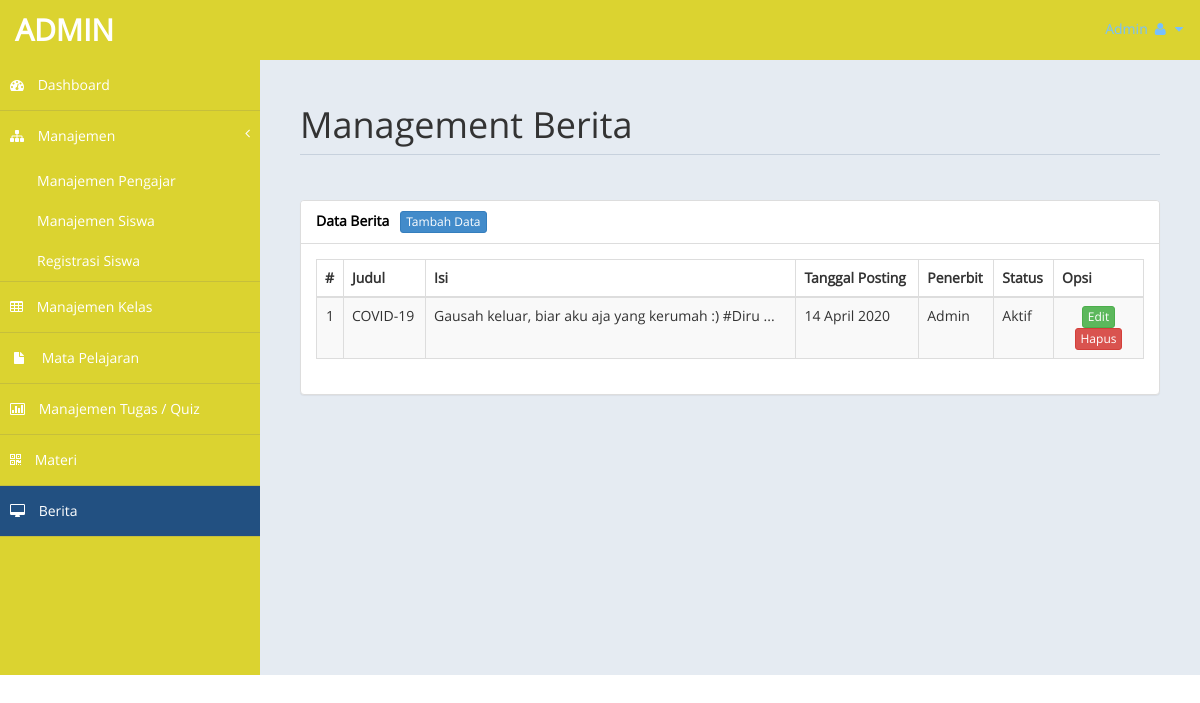
The app's page /admin/index.php?page=berita (signed in) with its own data.
### tables this page shows
CREATE TABLE `tb_berita` (
  `id_berita` int(11) NOT NULL,
  `judul` text NOT NULL,
  `isi` longtext NOT NULL,
  `tgl_posting` date NOT NULL,
  `penerbit` varchar(10) NOT NULL,
  `status` enum('aktif','tidak aktif') NOT NULL
);

### admin/inc/berita.php (the view, shortened to what this page needs)
<div class="row">
    <div class="col-md-12">
        <h1 class="page-header">Management Berita</h1>
    </div>
</div>
<?php
if(@$_GET['action'] == '') { ?>
	<div class="row">
		<div class="col-md-12">
	        <div class="panel panel-default">
	            <div class="panel-heading">Data Berita &nbsp; <a href="?page=berita&action=tambah" class="btn btn-primary btn-xs">Tambah Data</a> &nbsp;</div>
	            <div class="panel-body">
	                <div class="table-responsive">
	                    <table class="table table-striped table-bordered table-hover" id="databerita">
	                        <thead>
	                            <tr>
	                                <th>#</th>
	                                <th>Judul</th>
	                                <th>Isi</th>
	                                <th>Tanggal Posting</th>
	                                <th>Penerbit</th>
	                                <th>Status</th>
	                                <th>Opsi</th>
	                            </tr>
	                        </thead>
	                        <tbody>
							<?php
	                        $no = 1;
	                        if(@$_SESSION['admin']) {
		                        $sql_berita = mysqli_query($db, "SELECT * FROM tb_berita") or die($db->error);
	                        } else if(@$_SESSION['pengajar']) {
	                        	$sql_berita = mysqli_query($db, "SELECT * FROM tb_berita WHERE penerbit = '$_SESSION[pengajar]'") or die($db->error);
	                        }
	                        if(mysqli_num_rows($sql_berita) > 0) {
	                        	while($data_berita = mysqli_fetch_array($sql_berita)) { ?>
									<tr>
										<td align="center"><?php echo $no++; ?></td>
										<td><?php echo $data_berita['judul']; ?></td>
										<td><?php echo substr($data_berita['isi'], 0, 50)." ..."; ?></td>
										<td><?php echo tgl_indo($data_berita['tgl_posting']); ?></td>
										<td>
											<?php
											if($data_berita['penerbit'] == 'admin') {
												echo "Admin";
											} else {
												$sql_pengajar = mysqli_query($db, "SELECT * FROM tb_pengajar WHERE id_pengajar = '$data_berita[penerbit]'") or die($db->error);
												$data_pengajar = mysqli_fetch_array($sql_pengajar);
												echo $data_pengajar['nama_lengkap'];
											} ?>
										</td>
										<td><?php echo ucfirst($data_berita['status']); ?></td>
										<td align="center" width="90px">
											<a href="?page=berita&action=edit&id=<?php echo $data_berita['id_berita']; ?>" class="btn btn-success btn-xs">Edit</a>
	                                        <a onclick="return confirm('Yakin akan menghapus data?');" href="?page=berita&action=hapus&id=<?php echo $data_berita['id_berita']; ?>" class="btn btn-danger btn-xs">Hapus</a>
                                        </td>
									</tr>
								<?php
	                        	}
	                        } else {
	                        	echo '<tr><td colspan="7" align="center">Data tidak ditemukan</td></tr>';
	                        } ?>
	                        </tbody>
	                    </table>
	                </div>
	            </div>
	        </div>
	    </div>
	</div>
<?php
} else if(@$_GET['action'] == 'tambah') { ?>
	<div class="row">
		<div class="col-md-6">
            <div class="panel panel-default">
                <div class="panel-heading">Tambah Berita &nbsp; <a href="?page=berita" class="btn btn-warning btn-xs">Kembali</a></div>
                <div class="panel-body">
                	<form method="post">
                    	<div class="form-group">
                            <label>Judul *</label>
                            <input type="text" name="judul" class="form-control" required />
                        </div>
                        <div class="form-group">
                            <label>Isi *</label>
                            <textarea name="isi" class="form-control" rows="15" required></textarea>
                        </div>
                        <div class="form-group">
                            <label>Status Terbit</label>
                            <select name="status" class="form-control">
								<option value="aktif">Aktif</option>
								<option value="tidak aktif">Tidak Aktif</option>
                            </select>
                        </div>
                        <div class="form-group">
	                        <input type="submit" name="simpan" value="Simpan" class="btn btn-success" />
	                        <button type="reset" class="btn btn-danger"><i class="fa fa-refresh"></i> Reset</button>
                        </div>
                    </form>
                    <?php
                    if(@$_POST['simpan']) {
                    	$judul = @mysqli_real_escape_string($db, $_POST['judul']);
                    	$isi = @mysqli_real_escape_string($db, $_POST['isi']);
                    	$status = @mysqli_real_escape_string($db, $_POST['status']);
                    	if(@$_SESSION[admin]) {
                            mysqli_query($db, "INSERT INTO tb_berita VALUES('', '$judul', '$isi', now(), 'admin', '$status')") or die ($db->error);
                        } else if(@$_SESSION[pengajar]) {
                        	mysqli_query($db, "INSERT INTO tb_berita VALUES('', '$judul', '$isi', now(), '$_SESSION[pengajar]', '$status')") or die ($db->error);
                        }
                        echo '<script>window.location="?page=berita";</script>';
                    } ?>
                </div>
            </div>
        </div>
    </div>
<?php
} else if(@$_GET['action'] == 'edit') { ?>
	<div class="row">
		<div class="col-md-6">
            <div class="panel panel-default">
                <div class="panel-heading">Edit Berita &nbsp; <a href="?page=berita" class="btn btn-warning btn-xs">Kembali</a></div>
                <div class="panel-body">
                <?php
                $sql_beritaID = mysqli_query($db, "SELECT * FROM tb_berita WHERE id_berita = '$_GET[id]'") or die($db->error);
                $data_beritaID = mysqli_fetch_array($sql_beritaID); ?>
                	<form method="post">
                    	<div class="form-group">
                            <label>Judul *</label>
                            <input type="text" name="judul" value="<?php echo $data_beritaID['judul']; ?>" class="form-control" required />
                        </div>
                        <div class="form-group">
                            <label>Isi *</label>
                            <textarea name="isi" class="form-control" rows="15" required><?php echo $data_beritaID['isi']; ?></textarea>
                        </div>
                        <div class="form-group">
                            <label>Status Terbit</label>
                            <select name="status" class="form-control">
								<option value="aktif">Aktif</option>
								<option value="tidak aktif" <?php if($data_beritaID['status'] == 'tidak aktif') { echo "selected"; } ?>>Tidak Aktif</option>
                            </select>
                        </div>
                        <div class="form-group">
	                        <input type="submit" name="simpan" value="Simpan" class="btn btn-success" />
	                        <button type="reset" class="btn btn-danger"><i class="fa fa-refresh"></i> Reset</button>
                        </div>
                    </form>
                    <?php
                    if(@$_POST['simpan']) {
                    	$judul = @mysqli_real_escape_string($db, $_POST['judul']);
                    	$isi = @mysqli_real_escape_string($db, $_POST['isi']);
                    	$status = @mysqli_real_escape_string($db, $_POST['status']);
                        mysqli_query($db, "UPDATE tb_berita SET judul = '$judul', isi = '$isi', status = '$status' WHERE id_berita = '$_GET[id]'") or die ($db->error);
                    	echo '<script>window.location="?page=berita";</script>';
                    } ?>
                </div>
            </div>
        </div>
    </div>
<?php
} else if(@$_GET['action'] == 'hapus') {
	mysqli_query($db, "DELETE FROM tb_berita WHERE id_berita = '$_GET[id]'") or die($db->error);
	echo '<script>window.location="?page=berita";</script>';
} ?>

### admin/style/assets/css/custom-styles.css (style rules this page uses)
body { font-family: 'Open Sans', sans-serif; }
h1, .h1, h2, .h2, h3, .h3 { margin-top: 7px; margin-bottom: -5px; }
.page-header { padding-bottom: 9px; margin: 10px 0 45px; border-bottom: 1px solid #C7D1DD; }
.panel-default > .panel-heading { color: #000; background-color: #FFFFFF; border-color: #ddd; font-weight:bold; }

### records on screen
tb_berita: judul "COVID-19", isi "Gausah keluar, biar aku aja yang kerumah :) #Diru", tgl_posting "14 April 2020", penerbit "Admin", status "Aktif"

### other values on screen
$isi_admin "ADMIN"
